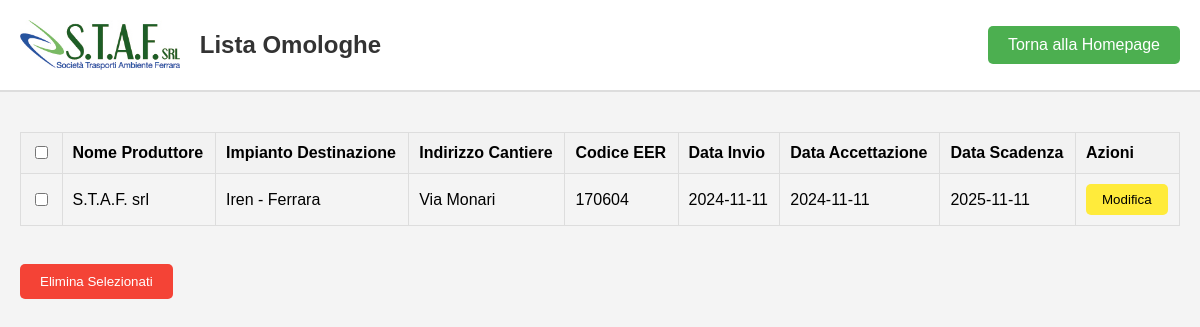
Page /omologhe on the earlier database version.
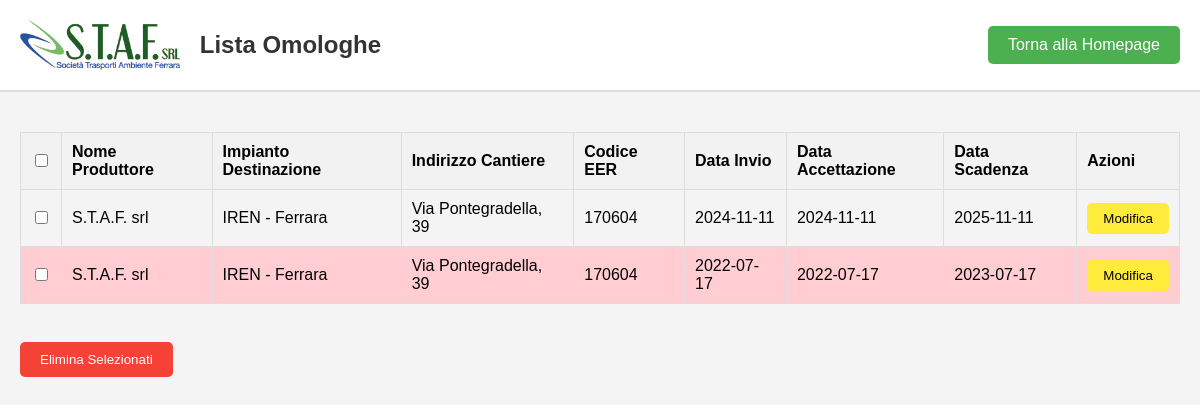
Same page on the later database version.
### tables this page shows
CREATE TABLE documenti (
        id INTEGER PRIMARY KEY AUTOINCREMENT,
        nome_produttore TEXT NOT NULL,
        impianto_destinazione TEXT NOT NULL,
        indirizzo_cantiere TEXT NOT NULL,
        codice_eer TEXT NOT NULL,
        data_invio DATE NOT NULL,
        data_accettazione DATE NOT NULL,
        data_scadenza DATE NOT NULL
    );

### app.py (the view)
@app.route('/omologhe')
def lista_omologhe():
    conn = get_db_connection()
    documenti = conn.execute('SELECT * FROM documenti').fetchall()
    conn.close()
    return render_template('lista_omologhe.html', documenti=documenti, isExpired=isExpired)

### app.py (called while the page is built)
def get_db_connection():
    conn = sqlite3.connect(DATABASE, check_same_thread=False, timeout=10)
    conn.row_factory = sqlite3.Row
    conn.execute('PRAGMA journal_mode=WAL;')
    return conn

def isExpired(data_scadenza):
    data_scadenza = datetime.strptime(data_scadenza, '%Y-%m-%d')
    return data_scadenza < datetime.now()

### templates/lista_omologhe.html (shortened to what this page needs)
<!DOCTYPE html>
<html lang="it">
<head>
</head>
<body>
    <div class="header">
        <div style="display: flex; align-items: center;">
            <img src="{{ url_for('static', filename='logo_staf_piccolo.jpg') }}" alt="Logo">
            <h1>Lista Omologhe</h1>
        </div>
        <a href="{{ url_for('home') }}">Torna alla Homepage</a>
    </div>
    <div class="container">
        <form method="POST" action="{{ url_for('delete_documents') }}">
            <table>
                <thead>
                    <tr>
                        <th><input type="checkbox" onclick="toggleSelectAll(this)"></th>
                        <th>Nome Produttore</th>
                        <th>Impianto Destinazione</th>
                        <th>Indirizzo Cantiere</th>
                        <th>Codice EER</th>
                        <th>Data Invio</th>
                        <th>Data Accettazione</th>
                        <th>Data Scadenza</th>
                        <th>Azioni</th>
                    </tr>
                </thead>
                <tbody>
                    {% if documenti %}
                    {% for documento in documenti %}
                    <tr class="{{ 'expired' if isExpired(documento.data_scadenza) }}">
                        <td><input type="checkbox" name="document_ids" value="{{ documento.id }}"
                                class="document-checkbox"></td>
                        <td>{{ documento.nome_produttore }}</td>
                        <td>{{ documento.impianto_destinazione }}</td>
                        <td>{{ documento.indirizzo_cantiere }}</td>
                        <td>{{ documento.codice_eer }}</td>
                        <td>{{ documento.data_invio }}</td>
                        <td>{{ documento.data_accettazione }}</td>
                        <td>{{ documento.data_scadenza }}</td>
                        <td><button type="button" class="edit-button">Modifica</button></td>
                    </tr>
                    {% endfor %}
                    {% else %}
                    <tr>
                        <td colspan="9" style="text-align: center;">Nessun documento trovato.</td>
                    </tr>
                    {% endif %}
                </tbody>
            </table>
            <br>
            <button type="submit">Elimina Selezionati</button>
        </form>
    </div>
</body>
</html>

### templates/lista_omologhe.html (style rules this page uses)
body { font-family: Arial, sans-serif; margin: 0; padding: 0; background-color: #f4f4f4; }
.header { display: flex; align-items: center; justify-content: space-between; padding: 20px; background-color: #ffffff; border-bottom: 2px solid #ddd; }
.header img { height: 50px; margin-right: 20px; }
.header h1 { margin: 0; color: #333; font-size: 24px; }
.header a { text-decoration: none; color: white; background-color: #4CAF50; padding: 10px 20px; border-radius: 5px; transition: background-color 0.3s ease; }
table { width: 100%; border-collapse: collapse; margin: 20px 0; }
table, th, td { border: 1px solid #ddd; text-align: left; }
th, td { padding: 10px; }
th { background-color: #f2f2f2; }
.container { padding: 20px; }
button { background-color: #f44336; color: white; border: none; padding: 10px 20px; border-radius: 5px; cursor: pointer; transition: background-color 0.3s ease; }
.edit-button { background-color: #FFEB3B; color: black; padding: 8px 16px; border: none; border-radius: 5px; cursor: pointer; transition: background-color 0.3s ease; display: inline-block; }
.expired { background-color: #FFCDD2; }

Differences in the rows shown:
removed documenti: nome_produttore "S.T.A.F. srl", impianto_destinazione "Iren - Ferrara", indirizzo_cantiere "Via Monari", codice_eer "170604", data_invio "2024-11-11", data_accettazione "2024-11-11", data_scadenza "2025-11-11"
added documenti: nome_produttore "S.T.A.F. srl", impianto_destinazione "IREN - Ferrara", indirizzo_cantiere "Via Pontegradella, 39", codice_eer "170604", data_invio "2024-11-11", data_accettazione "2024-11-11", data_scadenza "2025-11-11"
added documenti: nome_produttore "S.T.A.F. srl", impianto_destinazione "IREN - Ferrara", indirizzo_cantiere "Via Pontegradella, 39", codice_eer "170604", data_invio "2022-07-17", data_accettazione "2022-07-17", data_scadenza "2023-07-17"
